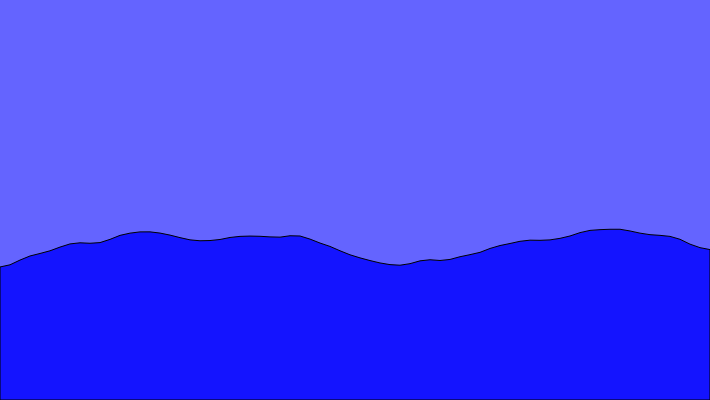
Frame 1 (no input)
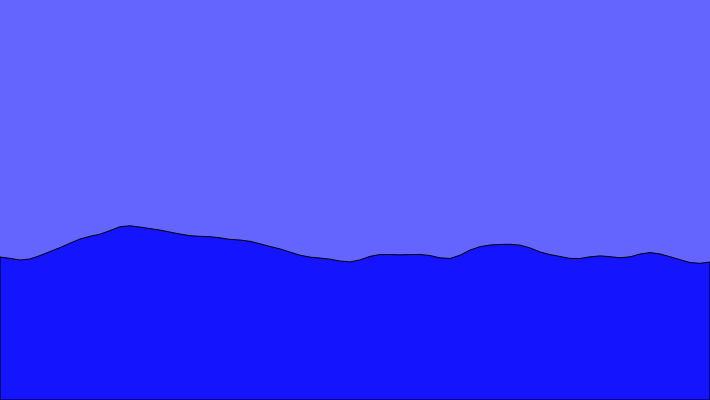
Frame 60 (no input)
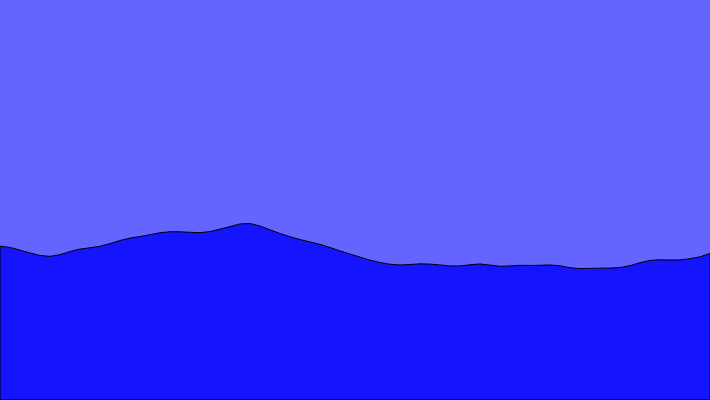
Frame 120 (the mouse pressed at the canvas centre since frame 60)

The p5.js sketch that drew these frames (run headless with seeded random() and noise() and a simulated clock; from frame 60 on, the mouse is pressed at the canvas centre):

// p5.js sketch
// ── sketch.js
var yoff = 0.0;        // 2nd dimension of perlin noise

function setup() {
  createCanvas(710, 400);
} 
function draw() {
  background(100,100,255);

  fill(20,20,255);
  // We are going to draw a polygon out of the wave points
  beginShape(); 
  
  var xoff = 0;       // Option #1: 2D Noise
  // var xoff = yoff; // Option #2: 1D Noise
  
  // Iterate over horizontal pixels
  for (var x = 0; x <= width; x += 10) {
    // Calculate a y value according to noise, map to 
    
    // Option #1: 2D Noise
    var y = map(noise(xoff, yoff), 0, 1, 200,300);

    // Option #2: 1D Noise
    // var y = map(noise(xoff), 0, 1, 200,300);
    
    // Set the vertex
    vertex(x, y); 
    // Increment x dimension for noise
    xoff += 0.05;
  }
  // increment y dimension for noise
  yoff += 0.01;
  vertex(width, height);
  vertex(0, height);
  endShape(CLOSE);
}
